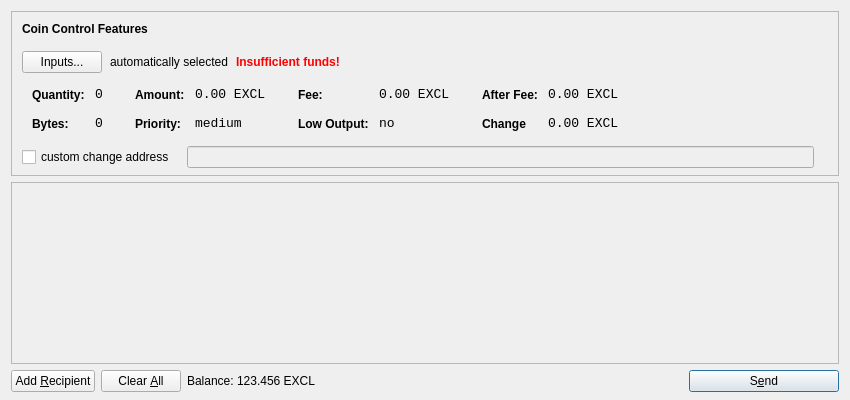
<?xml version="1.0" encoding="UTF-8"?>
<ui version="4.0">
 <class>SendCoinsDialog</class>
 <widget class="QDialog" name="SendCoinsDialog">
  <property name="geometry">
   <rect>
    <x>0</x>
    <y>0</y>
    <width>850</width>
    <height>400</height>
   </rect>
  </property>
  <property name="windowTitle">
   <string>Send Coins</string>
  </property>
  <layout class="QVBoxLayout" name="verticalLayout" stretch="0,1,0">
   <property name="bottomMargin">
    <number>8</number>
   </property>
   <item>
    <widget class="QFrame" name="frameCoinControl">
     <property name="sizePolicy">
      <sizepolicy hsizetype="Expanding" vsizetype="Expanding">
       <horstretch>0</horstretch>
       <verstretch>0</verstretch>
      </sizepolicy>
     </property>
     <property name="maximumSize">
      <size>
       <width>16777215</width>
       <height>16777215</height>
      </size>
     </property>
     <property name="frameShape">
      <enum>QFrame::StyledPanel</enum>
     </property>
     <property name="frameShadow">
      <enum>QFrame::Sunken</enum>
     </property>
     <layout class="QVBoxLayout" name="verticalLayoutCoinControl2">
      <property name="spacing">
       <number>-1</number>
      </property>
      <property name="leftMargin">
       <number>0</number>
      </property>
      <property name="topMargin">
       <number>0</number>
      </property>
      <property name="rightMargin">
       <number>0</number>
      </property>
      <property name="bottomMargin">
       <number>6</number>
      </property>
      <item>
       <layout class="QVBoxLayout" name="verticalLayoutCoinControl" stretch="0,0,0,0,1">
        <property name="spacing">
         <number>0</number>
        </property>
        <property name="leftMargin">
         <number>10</number>
        </property>
        <property name="topMargin">
         <number>10</number>
        </property>
        <item>
         <layout class="QHBoxLayout" name="horizontalLayoutCoinControl1">
          <property name="bottomMargin">
           <number>15</number>
          </property>
          <item>
           <widget class="QLabel" name="labelCoinControlFeatures">
            <property name="sizePolicy">
             <sizepolicy hsizetype="Preferred" vsizetype="Maximum">
              <horstretch>0</horstretch>
              <verstretch>0</verstretch>
             </sizepolicy>
            </property>
            <property name="font">
             <font>
              <weight>75</weight>
              <bold>true</bold>
             </font>
            </property>
            <property name="styleSheet">
             <string notr="true">font-weight:bold;</string>
            </property>
            <property name="text">
             <string>Coin Control Features</string>
            </property>
           </widget>
          </item>
         </layout>
        </item>
        <item>
         <layout class="QHBoxLayout" name="horizontalLayoutCoinControl2" stretch="0,0,0,0">
          <property name="spacing">
           <number>8</number>
          </property>
          <property name="bottomMargin">
           <number>10</number>
          </property>
          <item>
           <widget class="QPushButton" name="pushButtonCoinControl">
            <property name="styleSheet">
             <string notr="true"/>
            </property>
            <property name="text">
             <string>Inputs...</string>
            </property>
           </widget>
          </item>
          <item>
           <widget class="QLabel" name="labelCoinControlAutomaticallySelected">
            <property name="text">
             <string>automatically selected</string>
            </property>
            <property name="margin">
             <number>5</number>
            </property>
           </widget>
          </item>
          <item>
           <widget class="QLabel" name="labelCoinControlInsuffFunds">
            <property name="font">
             <font>
              <weight>75</weight>
              <bold>true</bold>
             </font>
            </property>
            <property name="styleSheet">
             <string notr="true">color:red;font-weight:bold;</string>
            </property>
            <property name="text">
             <string>Insufficient funds!</string>
            </property>
            <property name="margin">
             <number>5</number>
            </property>
           </widget>
          </item>
          <item>
           <spacer name="horizontalSpacerCoinControl">
            <property name="orientation">
             <enum>Qt::Horizontal</enum>
            </property>
            <property name="sizeHint" stdset="0">
             <size>
              <width>40</width>
              <height>1</height>
             </size>
            </property>
           </spacer>
          </item>
         </layout>
        </item>
        <item>
         <widget class="QWidget" name="widgetCoinControl" native="true">
          <property name="sizePolicy">
           <sizepolicy hsizetype="Preferred" vsizetype="Preferred">
            <horstretch>0</horstretch>
            <verstretch>0</verstretch>
           </sizepolicy>
          </property>
          <property name="minimumSize">
           <size>
            <width>0</width>
            <height>0</height>
           </size>
          </property>
          <property name="styleSheet">
           <string notr="true"/>
          </property>
          <layout class="QHBoxLayout" name="horizontalLayoutCoinControl5">
           <property name="margin">
            <number>0</number>
           </property>
           <item>
            <layout class="QHBoxLayout" name="horizontalLayoutCoinControl3" stretch="0,0,0,1">
             <property name="spacing">
              <number>20</number>
             </property>
             <property name="topMargin">
              <number>0</number>
             </property>
             <property name="bottomMargin">
              <number>10</number>
             </property>
             <item>
              <layout class="QFormLayout" name="formLayoutCoinControl1">
               <property name="horizontalSpacing">
                <number>10</number>
               </property>
               <property name="verticalSpacing">
                <number>14</number>
               </property>
               <property name="leftMargin">
                <number>10</number>
               </property>
               <property name="topMargin">
                <number>4</number>
               </property>
               <property name="rightMargin">
                <number>6</number>
               </property>
               <item row="0" column="0">
                <widget class="QLabel" name="labelCoinControlQuantityText">
                 <property name="styleSheet">
                  <string notr="true">font-weight:bold;</string>
                 </property>
                 <property name="text">
                  <string>Quantity:</string>
                 </property>
                 <property name="margin">
                  <number>0</number>
                 </property>
                </widget>
               </item>
               <item row="0" column="1">
                <widget class="QLabel" name="labelCoinControlQuantity">
                 <property name="font">
                  <font>
                   <family>Monospace</family>
                   <pointsize>10</pointsize>
                  </font>
                 </property>
                 <property name="cursor">
                  <cursorShape>IBeamCursor</cursorShape>
                 </property>
                 <property name="contextMenuPolicy">
                  <enum>Qt::ActionsContextMenu</enum>
                 </property>
                 <property name="text">
                  <string>0</string>
                 </property>
                 <property name="margin">
                  <number>0</number>
                 </property>
                 <property name="textInteractionFlags">
                  <set>Qt::LinksAccessibleByMouse|Qt::TextSelectableByKeyboard|Qt::TextSelectableByMouse</set>
                 </property>
                </widget>
               </item>
               <item row="1" column="0">
                <widget class="QLabel" name="labelCoinControlBytesText">
                 <property name="styleSheet">
                  <string notr="true">font-weight:bold;</string>
                 </property>
                 <property name="text">
                  <string>Bytes:</string>
                 </property>
                </widget>
               </item>
               <item row="1" column="1">
                <widget class="QLabel" name="labelCoinControlBytes">
                 <property name="font">
                  <font>
                   <family>Monospace</family>
                   <pointsize>10</pointsize>
                  </font>
                 </property>
                 <property name="cursor">
                  <cursorShape>IBeamCursor</cursorShape>
                 </property>
                 <property name="contextMenuPolicy">
                  <enum>Qt::ActionsContextMenu</enum>
                 </property>
                 <property name="text">
                  <string>0</string>
                 </property>
                 <property name="textInteractionFlags">
                  <set>Qt::LinksAccessibleByMouse|Qt::TextSelectableByKeyboard|Qt::TextSelectableByMouse</set>
                 </property>
                </widget>
               </item>
              </layout>
             </item>
             <item>
              <layout class="QFormLayout" name="formLayoutCoinControl2">
               <property name="horizontalSpacing">
                <number>10</number>
               </property>
               <property name="verticalSpacing">
                <number>14</number>
               </property>
               <property name="leftMargin">
                <number>6</number>
               </property>
               <property name="topMargin">
                <number>4</number>
               </property>
               <property name="rightMargin">
                <number>6</number>
               </property>
               <item row="0" column="0">
                <widget class="QLabel" name="labelCoinControlAmountText">
                 <property name="styleSheet">
                  <string notr="true">font-weight:bold;</string>
                 </property>
                 <property name="text">
                  <string>Amount:</string>
                 </property>
                 <property name="margin">
                  <number>0</number>
                 </property>
                </widget>
               </item>
               <item row="0" column="1">
                <widget class="QLabel" name="labelCoinControlAmount">
                 <property name="font">
                  <font>
                   <family>Monospace</family>
                   <pointsize>10</pointsize>
                  </font>
                 </property>
                 <property name="cursor">
                  <cursorShape>IBeamCursor</cursorShape>
                 </property>
                 <property name="contextMenuPolicy">
                  <enum>Qt::ActionsContextMenu</enum>
                 </property>
                 <property name="text">
                  <string>0.00 EXCL</string>
                 </property>
                 <property name="textInteractionFlags">
                  <set>Qt::LinksAccessibleByMouse|Qt::TextSelectableByKeyboard|Qt::TextSelectableByMouse</set>
                 </property>
                </widget>
               </item>
               <item row="1" column="0">
                <widget class="QLabel" name="labelCoinControlPriorityText">
                 <property name="styleSheet">
                  <string notr="true">font-weight:bold;</string>
                 </property>
                 <property name="text">
                  <string>Priority:</string>
                 </property>
                </widget>
               </item>
               <item row="1" column="1">
                <widget class="QLabel" name="labelCoinControlPriority">
                 <property name="font">
                  <font>
                   <family>Monospace</family>
                   <pointsize>10</pointsize>
                  </font>
                 </property>
                 <property name="cursor">
                  <cursorShape>IBeamCursor</cursorShape>
                 </property>
                 <property name="contextMenuPolicy">
                  <enum>Qt::ActionsContextMenu</enum>
                 </property>
                 <property name="text">
                  <string>medium</string>
                 </property>
                 <property name="textInteractionFlags">
                  <set>Qt::LinksAccessibleByMouse|Qt::TextSelectableByKeyboard|Qt::TextSelectableByMouse</set>
                 </property>
                </widget>
               </item>
              </layout>
             </item>
             <item>
              <layout class="QFormLayout" name="formLayoutCoinControl3">
               <property name="horizontalSpacing">
                <number>10</number>
               </property>
               <property name="verticalSpacing">
                <number>14</number>
               </property>
               <property name="leftMargin">
                <number>6</number>
               </property>
               <property name="topMargin">
                <number>4</number>
               </property>
               <property name="rightMargin">
                <number>6</number>
               </property>
               <item row="0" column="0">
                <widget class="QLabel" name="labelCoinControlFeeText">
                 <property name="styleSheet">
                  <string notr="true">font-weight:bold;</string>
                 </property>
                 <property name="text">
                  <string>Fee:</string>
                 </property>
                 <property name="margin">
                  <number>0</number>
                 </property>
                </widget>
               </item>
               <item row="0" column="1">
                <widget class="QLabel" name="labelCoinControlFee">
                 <property name="font">
                  <font>
                   <family>Monospace</family>
                   <pointsize>10</pointsize>
                  </font>
                 </property>
                 <property name="cursor">
                  <cursorShape>IBeamCursor</cursorShape>
                 </property>
                 <property name="contextMenuPolicy">
                  <enum>Qt::ActionsContextMenu</enum>
                 </property>
                 <property name="text">
                  <string>0.00 EXCL</string>
                 </property>
                 <property name="textInteractionFlags">
                  <set>Qt::LinksAccessibleByMouse|Qt::TextSelectableByKeyboard|Qt::TextSelectableByMouse</set>
                 </property>
                </widget>
               </item>
               <item row="1" column="0">
                <widget class="QLabel" name="labelCoinControlLowOutputText">
                 <property name="styleSheet">
                  <string notr="true">font-weight:bold;</string>
                 </property>
                 <property name="text">
                  <string>Low Output:</string>
                 </property>
                </widget>
               </item>
               <item row="1" column="1">
                <widget class="QLabel" name="labelCoinControlLowOutput">
                 <property name="font">
                  <font>
                   <family>Monospace</family>
                   <pointsize>10</pointsize>
                  </font>
                 </property>
                 <property name="cursor">
                  <cursorShape>IBeamCursor</cursorShape>
                 </property>
                 <property name="contextMenuPolicy">
                  <enum>Qt::ActionsContextMenu</enum>
                 </property>
                 <property name="text">
                  <string>no</string>
                 </property>
                 <property name="textInteractionFlags">
                  <set>Qt::LinksAccessibleByMouse|Qt::TextSelectableByKeyboard|Qt::TextSelectableByMouse</set>
                 </property>
                </widget>
               </item>
              </layout>
             </item>
             <item>
              <layout class="QFormLayout" name="formLayoutCoinControl4">
               <property name="horizontalSpacing">
                <number>10</number>
               </property>
               <property name="verticalSpacing">
                <number>14</number>
               </property>
               <property name="leftMargin">
                <number>6</number>
               </property>
               <property name="topMargin">
                <number>4</number>
               </property>
               <property name="rightMargin">
                <number>6</number>
               </property>
               <item row="0" column="0">
                <widget class="QLabel" name="labelCoinControlAfterFeeText">
                 <property name="styleSheet">
                  <string notr="true">font-weight:bold;</string>
                 </property>
                 <property name="text">
                  <string>After Fee:</string>
                 </property>
                 <property name="margin">
                  <number>0</number>
                 </property>
                </widget>
               </item>
               <item row="0" column="1">
                <widget class="QLabel" name="labelCoinControlAfterFee">
                 <property name="font">
                  <font>
                   <family>Monospace</family>
                   <pointsize>10</pointsize>
                  </font>
                 </property>
                 <property name="cursor">
                  <cursorShape>IBeamCursor</cursorShape>
                 </property>
                 <property name="contextMenuPolicy">
                  <enum>Qt::ActionsContextMenu</enum>
                 </property>
                 <property name="text">
                  <string>0.00 EXCL</string>
                 </property>
                 <property name="textInteractionFlags">
                  <set>Qt::LinksAccessibleByMouse|Qt::TextSelectableByKeyboard|Qt::TextSelectableByMouse</set>
                 </property>
                </widget>
               </item>
               <item row="1" column="0">
                <widget class="QLabel" name="labelCoinControlChangeText">
                 <property name="styleSheet">
                  <string notr="true">font-weight:bold;</string>
                 </property>
                 <property name="text">
                  <string>Change</string>
                 </property>
                </widget>
               </item>
               <item row="1" column="1">
                <widget class="QLabel" name="labelCoinControlChange">
                 <property name="font">
                  <font>
                   <family>Monospace</family>
                   <pointsize>10</pointsize>
                  </font>
                 </property>
                 <property name="cursor">
                  <cursorShape>IBeamCursor</cursorShape>
                 </property>
                 <property name="contextMenuPolicy">
                  <enum>Qt::ActionsContextMenu</enum>
                 </property>
                 <property name="text">
                  <string>0.00 EXCL</string>
                 </property>
                 <property name="textInteractionFlags">
                  <set>Qt::LinksAccessibleByMouse|Qt::TextSelectableByKeyboard|Qt::TextSelectableByMouse</set>
                 </property>
                </widget>
               </item>
              </layout>
             </item>
            </layout>
           </item>
          </layout>
         </widget>
        </item>
        <item>
         <layout class="QHBoxLayout" name="horizontalLayoutCoinControl4" stretch="0,0,0">
          <property name="spacing">
           <number>12</number>
          </property>
          <property name="sizeConstraint">
           <enum>QLayout::SetDefaultConstraint</enum>
          </property>
          <property name="topMargin">
           <number>5</number>
          </property>
          <property name="rightMargin">
           <number>5</number>
          </property>
          <item>
           <widget class="QCheckBox" name="checkBoxCoinControlChange">
            <property name="text">
             <string>custom change address</string>
            </property>
           </widget>
          </item>
          <item>
           <widget class="QLineEdit" name="lineEditCoinControlChange">
            <property name="enabled">
             <bool>false</bool>
            </property>
            <property name="sizePolicy">
             <sizepolicy hsizetype="Expanding" vsizetype="Fixed">
              <horstretch>0</horstretch>
              <verstretch>0</verstretch>
             </sizepolicy>
            </property>
           </widget>
          </item>
          <item>
           <widget class="QLabel" name="labelCoinControlChangeLabel">
            <property name="sizePolicy">
             <sizepolicy hsizetype="Preferred" vsizetype="Expanding">
              <horstretch>0</horstretch>
              <verstretch>0</verstretch>
             </sizepolicy>
            </property>
            <property name="minimumSize">
             <size>
              <width>0</width>
              <height>0</height>
             </size>
            </property>
            <property name="text">
             <string/>
            </property>
            <property name="margin">
             <number>3</number>
            </property>
           </widget>
          </item>
         </layout>
        </item>
        <item>
         <spacer name="verticalSpacerCoinControl">
          <property name="orientation">
           <enum>Qt::Vertical</enum>
          </property>
          <property name="sizeHint" stdset="0">
           <size>
            <width>800</width>
            <height>1</height>
           </size>
          </property>
         </spacer>
        </item>
       </layout>
      </item>
     </layout>
    </widget>
   </item>
   <item>
    <widget class="QScrollArea" name="scrollArea">
     <property name="widgetResizable">
      <bool>true</bool>
     </property>
     <widget class="QWidget" name="scrollAreaWidgetContents">
      <property name="geometry">
       <rect>
        <x>0</x>
        <y>0</y>
        <width>830</width>
        <height>165</height>
       </rect>
      </property>
      <layout class="QVBoxLayout" name="verticalLayout_2">
       <property name="margin">
        <number>0</number>
       </property>
       <item>
        <layout class="QVBoxLayout" name="entries">
         <property name="spacing">
          <number>6</number>
         </property>
        </layout>
       </item>
       <item>
        <spacer name="verticalSpacer">
         <property name="orientation">
          <enum>Qt::Vertical</enum>
         </property>
         <property name="sizeHint" stdset="0">
          <size>
           <width>20</width>
           <height>40</height>
          </size>
         </property>
        </spacer>
       </item>
      </layout>
     </widget>
    </widget>
   </item>
   <item>
    <layout class="QHBoxLayout" name="horizontalLayout">
     <item>
      <widget class="QPushButton" name="addButton">
       <property name="toolTip">
        <string>Send to multiple recipients at once</string>
       </property>
       <property name="text">
        <string>Add &amp;Recipient</string>
       </property>
       <property name="icon">
        <iconset resource="../bitcoin.qrc">
         <normaloff>:/icons/add</normaloff>:/icons/add</iconset>
       </property>
       <property name="autoDefault">
        <bool>false</bool>
       </property>
      </widget>
     </item>
     <item>
      <widget class="QPushButton" name="clearButton">
       <property name="sizePolicy">
        <sizepolicy hsizetype="Minimum" vsizetype="Fixed">
         <horstretch>0</horstretch>
         <verstretch>0</verstretch>
        </sizepolicy>
       </property>
       <property name="toolTip">
        <string>Remove all transaction fields</string>
       </property>
       <property name="text">
        <string>Clear &amp;All</string>
       </property>
       <property name="icon">
        <iconset resource="../bitcoin.qrc">
         <normaloff>:/icons/remove</normaloff>:/icons/remove</iconset>
       </property>
       <property name="autoRepeatDelay">
        <number>300</number>
       </property>
       <property name="autoDefault">
        <bool>false</bool>
       </property>
      </widget>
     </item>
     <item>
      <layout class="QHBoxLayout" name="horizontalLayout_2">
       <property name="spacing">
        <number>3</number>
       </property>
       <item>
        <widget class="QLabel" name="label">
         <property name="sizePolicy">
          <sizepolicy hsizetype="Preferred" vsizetype="Fixed">
           <horstretch>0</horstretch>
           <verstretch>0</verstretch>
          </sizepolicy>
         </property>
         <property name="text">
          <string>Balance:</string>
         </property>
        </widget>
       </item>
       <item>
        <widget class="QLabel" name="labelBalance">
         <property name="sizePolicy">
          <sizepolicy hsizetype="Preferred" vsizetype="Fixed">
           <horstretch>0</horstretch>
           <verstretch>0</verstretch>
          </sizepolicy>
         </property>
         <property name="cursor">
          <cursorShape>IBeamCursor</cursorShape>
         </property>
         <property name="text">
          <string>123.456 EXCL</string>
         </property>
         <property name="textInteractionFlags">
          <set>Qt::LinksAccessibleByMouse|Qt::TextSelectableByKeyboard|Qt::TextSelectableByMouse</set>
         </property>
        </widget>
       </item>
      </layout>
     </item>
     <item>
      <spacer name="horizontalSpacer">
       <property name="orientation">
        <enum>Qt::Horizontal</enum>
       </property>
       <property name="sizeHint" stdset="0">
        <size>
         <width>40</width>
         <height>20</height>
        </size>
       </property>
      </spacer>
     </item>
     <item>
      <widget class="QPushButton" name="sendButton">
       <property name="minimumSize">
        <size>
         <width>150</width>
         <height>0</height>
        </size>
       </property>
       <property name="toolTip">
        <string>Confirm the send action</string>
       </property>
       <property name="text">
        <string>S&amp;end</string>
       </property>
       <property name="icon">
        <iconset resource="../bitcoin.qrc">
         <normaloff>:/icons/send</normaloff>:/icons/send</iconset>
       </property>
       <property name="default">
        <bool>true</bool>
       </property>
      </widget>
     </item>
    </layout>
   </item>
  </layout>
 </widget>
 <resources>
  <include location="../bitcoin.qrc"/>
 </resources>
 <connections/>
</ui>
